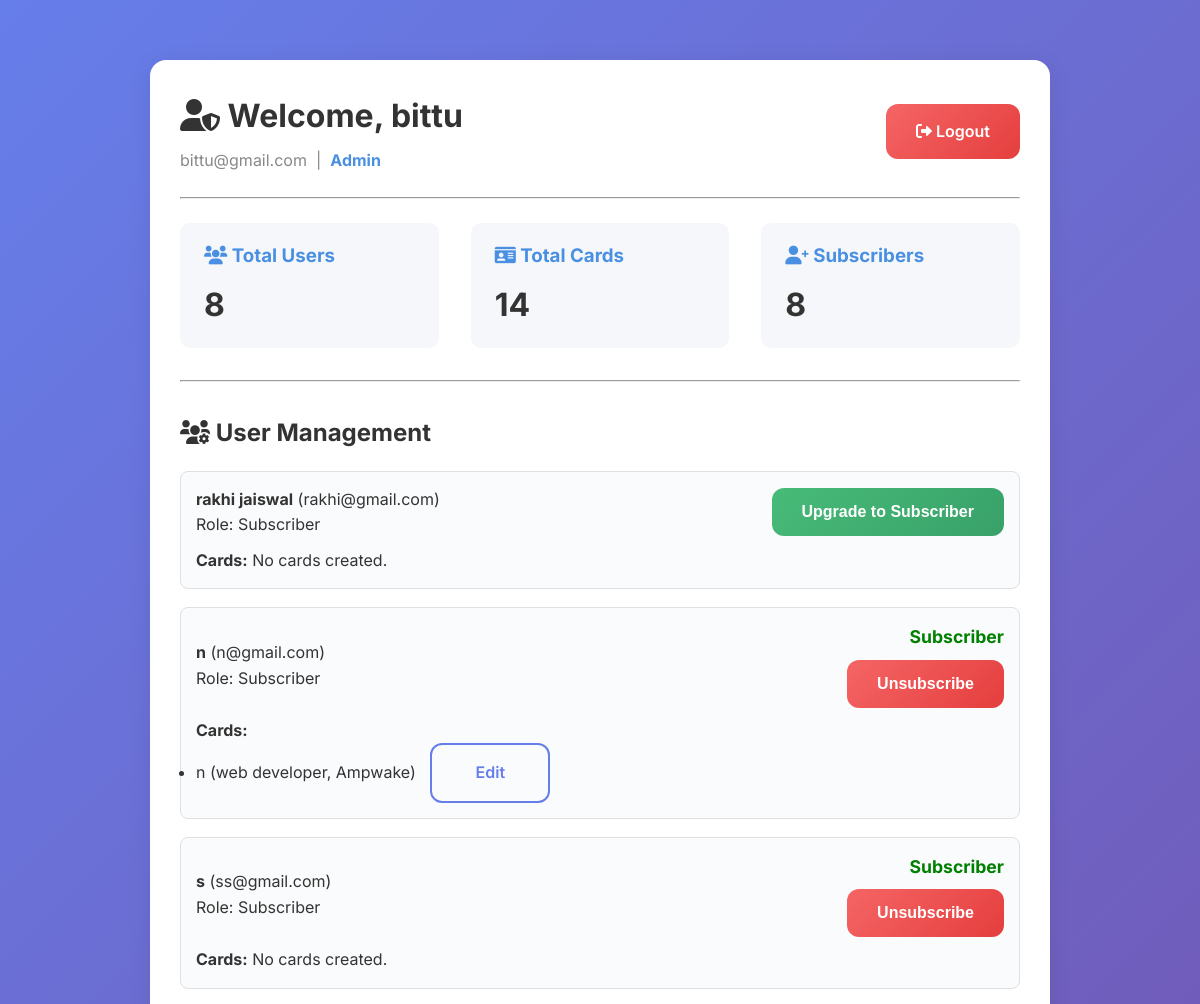
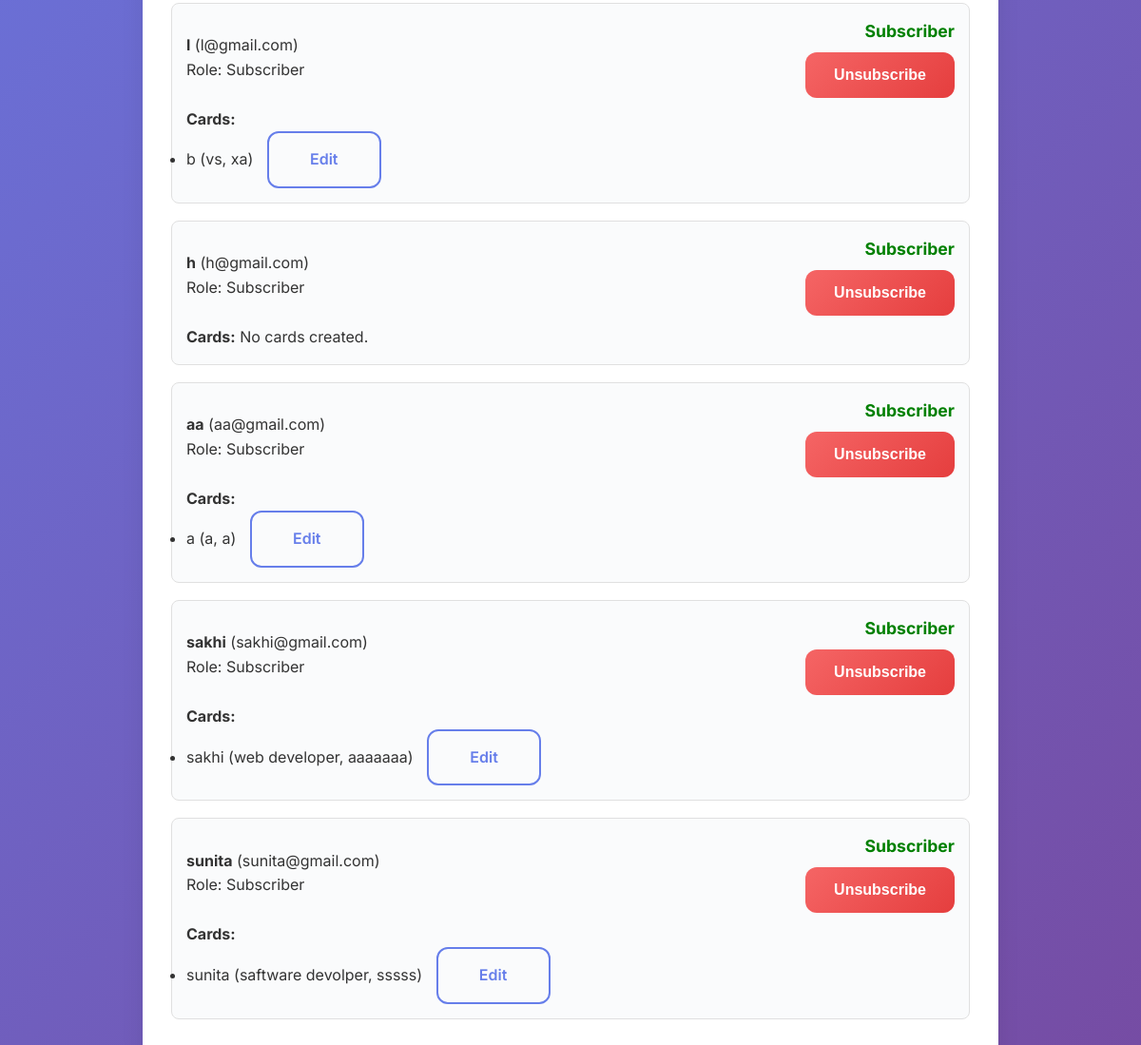
The page /dashboard (signed in) on the database its author committed (2 pictures, top to bottom).
### models.py (models this page shows, shortened)
class User(db.Model):
    id = db.Column(db.Integer, primary_key=True)
    name = db.Column(db.String(100))
    email = db.Column(db.String(120), unique=True, nullable=False)
    password = db.Column(db.String(200), nullable=False)
    role = db.Column(db.String(20), default='new')
    is_verified = db.Column(db.Boolean, default=False)
    subscription_active = db.Column(db.Boolean, default=False)
    created_on = db.Column(db.DateTime, default=datetime.utcnow)
    cards = db.relationship('BusinessCard', backref='user', lazy=True)

class BusinessCard(db.Model):
    id = db.Column(db.Integer, primary_key=True)
    name = db.Column(db.String(100))
    designation = db.Column(db.String(100))
    company = db.Column(db.String(100))
    mobile = db.Column(db.String(20))
    email = db.Column(db.String(100))
    logo = db.Column(db.String(255))
    pdf = db.Column(db.String(255))
    qr = db.Column(db.String(255))
    user_id = db.Column(db.Integer, db.ForeignKey('user.id'), nullable=False)

### app.py (the view)
@app.route('/dashboard')
def dashboard():
    if 'user_id' not in session:
        return redirect(url_for('login'))
    user = User.query.get(session['user_id'])
    if user:
        if user.role == 'admin':
            users = User.query.filter(User.role != 'admin').all()
            user_cards = {u.id: BusinessCard.query.filter_by(user_id=u.id).all() for u in users}
            stats = {
                'total_users': User.query.filter(or_(User.role == 'subscription', User.role == 'new')).count(),
                'total_cards': BusinessCard.query.count(),
                'subscribers': User.query.filter(or_(User.role == 'subscription', User.role == 'new')).count()
            }
            return render_template('admin_dashboard.html', user=user, users=users, user_cards=user_cards, stats=stats)
        else:
            cards = BusinessCard.query.filter_by(user_id=user.id).all()
            can_create = user.role != 'new' or len(cards) < 1
            return render_template('dashboard.html', user=user, cards=cards, can_create=can_create)
    else:
        return redirect(url_for('login'))

### templates/admin_dashboard.html (shortened to what this page needs)
{% extends "base.html" %}
{% block content %}
<div class="admin-dashboard" style="max-width:900px;margin:40px auto;padding:30px;background:#fff;border-radius:16px;box-shadow:0 4px 24px rgba(0,0,0,0.08);">
    <div style="display:flex;align-items:center;justify-content:space-between;">
        <div>
            <h1 style="margin-bottom:0.2em;"><i class="fas fa-user-shield"></i> Welcome, {{ user.name }}</h1>
            <p style="color:#888;">{{ user.email }} &nbsp;|&nbsp; <span style="color:#4a90e2;font-weight:bold;">Admin</span></p>
        </div>
        <div>
            <a href="{{ url_for('logout') }}" class="btn btn-danger"><i class="fas fa-sign-out-alt"></i> Logout</a>
        </div>
    </div>
    <hr style="margin:24px 0;">
    <div style="display:flex;gap:32px;flex-wrap:wrap;">
        <div style="flex:1;min-width:220px;background:#f5f7fa;padding:18px 24px;border-radius:10px;">
            <h3 style="margin:0 0 8px 0;color:#4a90e2;"><i class="fas fa-users"></i> Total Users</h3>
            <div style="font-size:2em;font-weight:bold;">{{ stats.total_users }}</div>
        </div>
        <div style="flex:1;min-width:220px;background:#f5f7fa;padding:18px 24px;border-radius:10px;">
            <h3 style="margin:0 0 8px 0;color:#4a90e2;"><i class="fas fa-id-card"></i> Total Cards</h3>
            <div style="font-size:2em;font-weight:bold;">{{ stats.total_cards }}</div>
        </div>
        <div style="flex:1;min-width:220px;background:#f5f7fa;padding:18px 24px;border-radius:10px;">
            <h3 style="margin:0 0 8px 0;color:#4a90e2;"><i class="fas fa-user-plus"></i> Subscribers</h3>
            <div style="font-size:2em;font-weight:bold;">{{ stats.subscribers }}</div>
        </div>
    </div>
    <hr style="margin:32px 0;">
    <h2 style="margin-bottom:18px;"><i class="fas fa-users-cog"></i> User Management</h2>
    <div class="admin-users-list">
        {% for u in users %}
            <div class="admin-user-block" style="border:1px solid #e0e0e0; margin-bottom:18px; padding:15px; border-radius:8px; background:#fafbfc;">
                <div style="display:flex; justify-content:space-between; align-items:center;">
                    <div>
                        <strong>{{ u.name }}</strong> ({{ u.email }})<br>
                        <span>Role:
    {% if u.role == 'subscription' or u.role == 'new' %}
        Subscriber
    {% elif u.role == 'admin' %}
        Admin
    {% else %}
        {{ u.role|title }}
    {% endif %}
</span>
                    </div>
                    {% if u.role == 'new' %}
                    <form method="POST" action="{{ url_for('upgrade_user', user_id=u.id) }}" style="margin:0;" class="upgrade-form" data-username="{{ u.name }}" data-userid="{{ u.id }}">
                        <button type="button" class="btn btn-success upgrade-btn">Upgrade to Subscriber</button>
                    </form>
                    {% elif u.role == 'subscription' %}
                        <div style="display: flex; flex-direction: column; align-items: flex-end;">
                            <span class="subscriber-label" style="color:green; font-weight:bold; font-size:1.1em;">Subscriber</span>
                            <form method="POST" action="{{ url_for('unsubscribe_user', user_id=u.id) }}" style="margin-top:8px;" class="unsubscribe-form" data-username="{{ u.name }}" data-userid="{{ u.id }}">
                                <button type="button" class="btn btn-danger unsubscribe-btn">Unsubscribe</button>
                            </form>
                        </div>
                    {% else %}
                        <span class="subscriber-label" style="color:green; font-weight:bold; font-size:1.1em;">Subscriber</span>
                    {% endif %}
                </div>
                <div style="margin-top:10px;">
                    <strong>Cards:</strong>
                    {% if user_cards[u.id] %}
                        <ul>
                        {% for card in user_cards[u.id] %}
                            <li>
                                {{ card.name }} ({{ card.designation }}, {{ card.company }})
                                <a href="{{ url_for('edit_card', card_id=card.id) }}" class="btn btn-outline btn-sm" style="margin-left:10px;">Edit</a>
                            </li>
                        {% endfor %}
                        </ul>
                    {% else %}
                        <span>No cards created.</span>
                    {% endif %}
                </div>
            </div>
        {% endfor %}
    </div>
</div>
{% endblock %}

### templates/base.html (style rules this page uses)
* { margin: 0; padding: 0; box-sizing: border-box; }
body { font-family: 'Inter', -apple-system, BlinkMacSystemFont, 'Segoe UI', Roboto, sans-serif; background: linear-gradient(135deg, #667eea 0%, #764ba2 100%); min-height: 100vh; color: #333; line-height: 1.6; }
.btn { display: inline-block; padding: 15px 30px; background: linear-gradient(135deg, #667eea, #764ba2); color: white; text-decoration: none; border-radius: 12px; font-weight: 600; font-size: 1rem; border: none; cursor: pointer; transition: all 0.3s ease; text-align: center; min-width: 120px; }
.btn-success { background: linear-gradient(135deg, #48bb78, #38a169); }
.btn-danger { background: linear-gradient(135deg, #f56565, #e53e3e); }
.btn-outline { background: transparent; border: 2px solid #667eea; color: #667eea; }

### rows shown on the page
User: name "bittu", email "bittu@gmail.com"
User: name "rakhi jaiswal", email "rakhi@gmail.com", role "Subscriber", shows "No cards created."
User: name "n", email "n@gmail.com", role "Subscriber"
BusinessCard: name "n", designation "web developer", company "Ampwake"
User: name "s", email "ss@gmail.com", role "Subscriber", shows "No cards created."
User: name "l", email "l@gmail.com", role "Subscriber"
BusinessCard: name "b", designation "vs", company "xa"
User: name "h", email "h@gmail.com", role "Subscriber", shows "No cards created."
User: name "aa", email "aa@gmail.com", role "Subscriber"
BusinessCard: name "a", designation "a", company "a"
User: name "sakhi", email "sakhi@gmail.com", role "Subscriber"
BusinessCard: name "sakhi", designation "web developer", company "aaaaaaa"
User: name "sunita", email "sunita@gmail.com", role "Subscriber"
BusinessCard: name "sunita", designation "saftware devolper", company "sssss"

### other values the page prints
{{ stats.total_users }} "8"
{{ stats.total_cards }} "14"
{{ stats.subscribers }} "8"
